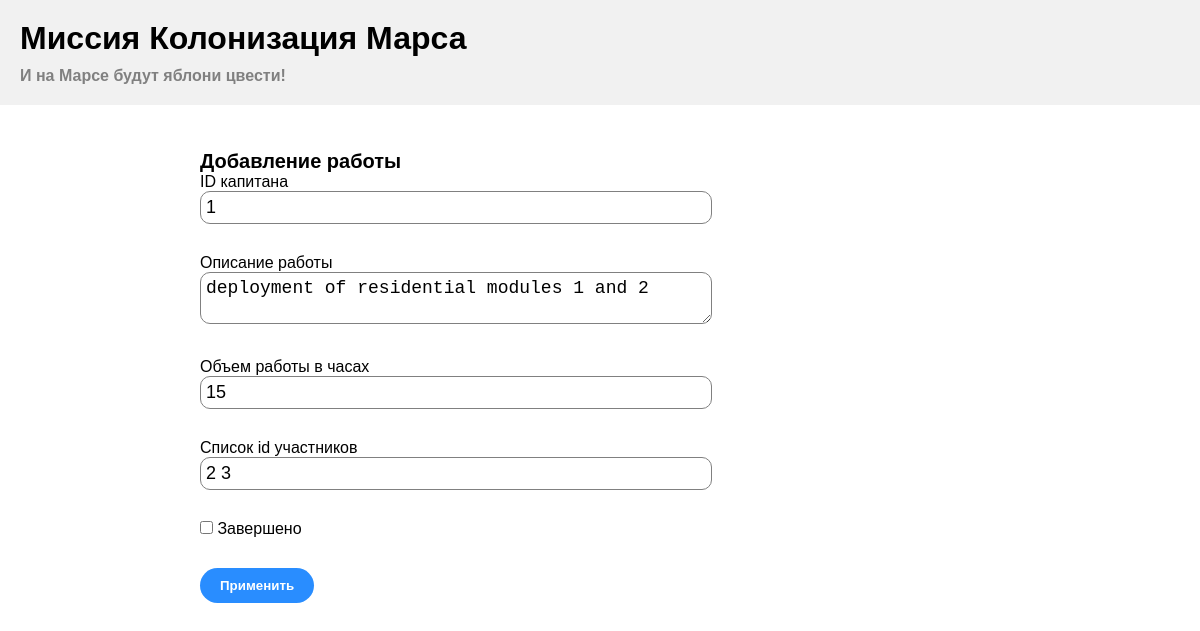
The page /jobs/1 (signed in) on the database as committed earlier.
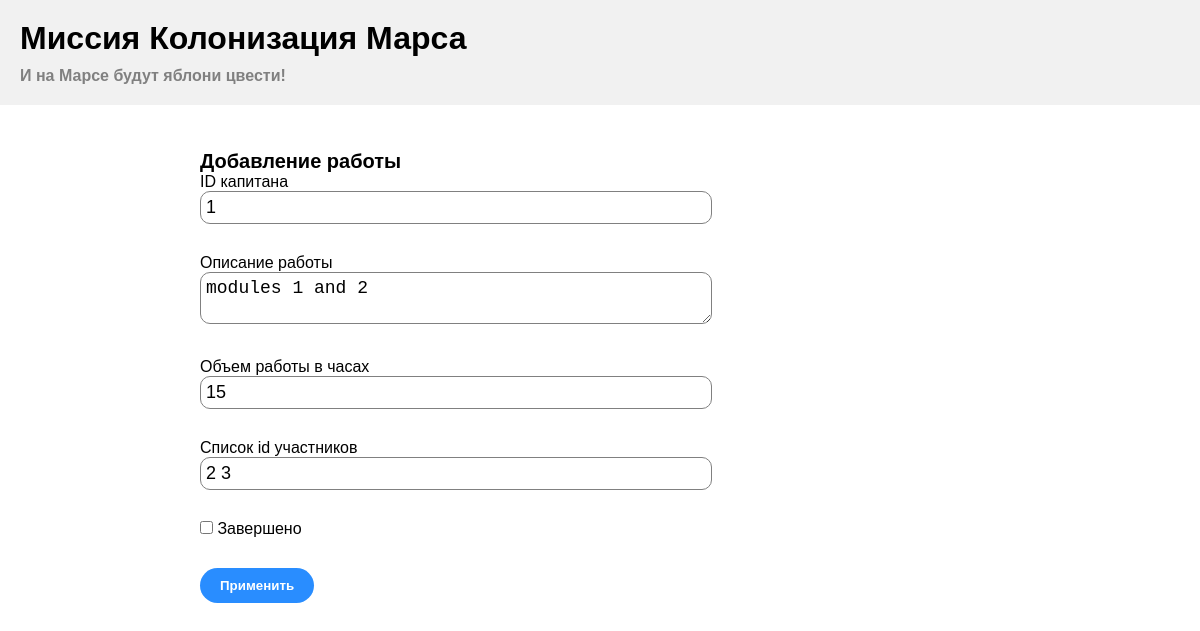
The same page on the database as committed later.
### data/jobs.py (models this page shows)
class Jobs(SqlAlchemyBase):
    __tablename__ = 'jobs'
    id = sqlalchemy.Column(sqlalchemy.Integer,
                           primary_key=True, autoincrement=True)
    team_leader = sqlalchemy.Column(sqlalchemy.Integer, sqlalchemy.ForeignKey("users.id"), nullable=True)
    job = sqlalchemy.Column(sqlalchemy.String, nullable=True)
    work_size = sqlalchemy.Column(sqlalchemy.Integer, nullable=True)
    collaborators = sqlalchemy.Column(sqlalchemy.String, nullable=True)
    start_date = sqlalchemy.Column(sqlalchemy.DateTime, default=datetime.datetime.now)
    end_date = sqlalchemy.Column(sqlalchemy.DateTime, nullable=True)
    is_finished = sqlalchemy.Column(sqlalchemy.Boolean, default=False)
    user = orm.relationship('User', foreign_keys=[team_leader])

### main.py (the view, shortened to what this page needs)
@app.route('/jobs/<int:id>', methods=['GET', 'POST'])
@login_required
def edit_jobs(id):
    form = JobsForm()
    if request.method == "GET":
        db_sess = db_session.create_session()
        jobs = db_sess.query(Jobs).filter(Jobs.id == id).first()
        if (current_user.id == 1 or jobs.team_leader == current_user.id) and jobs:
            form.team_leader.data = jobs.team_leader
            form.job.data = jobs.job
            form.work_size.data = jobs.work_size
            form.collaborators.data = jobs.collaborators
            form.is_finished.data = jobs.is_finished
        else:
            abort(404)
    return render_template('jobs.html',
                           title='Редактирование новости',
                           form=form
                           )

### forms/jobs.py
class JobsForm(FlaskForm):
    team_leader = StringField('ID капитана', validators=[DataRequired()])
    job = TextAreaField('Описание работы', validators=[DataRequired()])
    work_size = StringField("Объем работы в часах", validators=[DataRequired()])
    collaborators = StringField("Список id участников")
    is_finished = BooleanField("Завершено")
    submit = SubmitField('Применить')

### data/db_session.py (called while the page is built)
def create_session() -> Session:
    global __factory
    return __factory()

### main.py (called while the page is built)
@login_manager.user_loader
def load_user(user_id):
    db_sess = db_session.create_session()
    return db_sess.query(User).get(user_id)

### templates/jobs.html (shortened to what this page needs)
<!DOCTYPE html>
<html lang="en">
<head>
    <link rel="stylesheet" type="text/css" href="../static/css/style.css">
</head>
<body>
    <main>
        {% extends "base.html" %}
        {% block content %}
        <div class="content">
            <h2>Добавление работы</h2>
            <form action="" method="post">
                <p>
                    {{ form.team_leader.label }}<br>
                    {{ form.team_leader(class="form-control") }}<br>
                </p>
                <p>
                    {{ form.job.label }}<br>
                    {{ form.job(class="form-control") }}<br>
                </p>
                <p>
                    {{ form.work_size.label }}<br>
                    {{ form.work_size(class="form-control") }}<br>
                </p>
                <p>
                    {{ form.collaborators.label }}<br>
                    {{ form.collaborators(class="form-control") }}<br>
                </p>
                <p>{{ form.is_finished() }} {{ form.is_finished.label }}</p>
                <p>{{ form.submit(type="submit", class="btn btn-primary") }}</p>
            </form>
        </div>
        {% endblock %}

Rows that differ between the two databases and show on the page:
changed Jobs: job "deployment of residential modules 1 and 2" → "modules 1 and 2"
